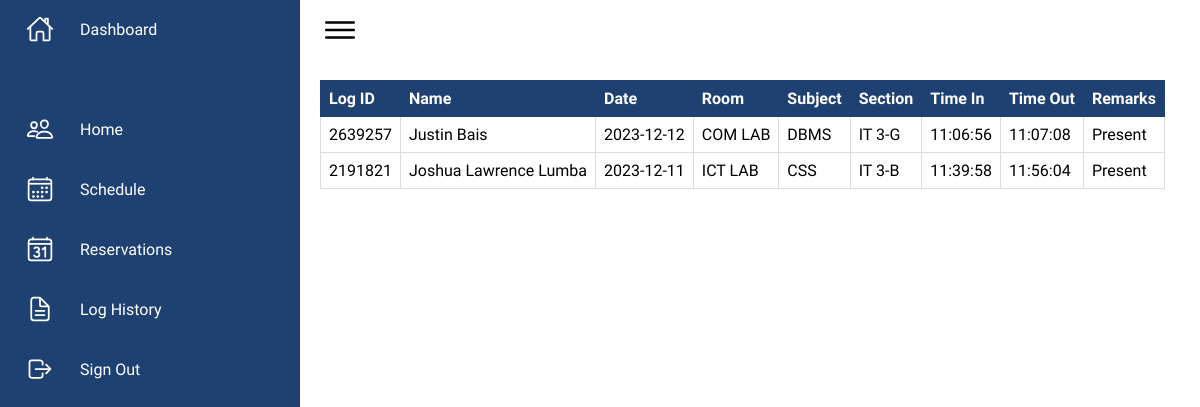
The page /dashboard/loghistory.php (signed in) on the database as committed earlier.
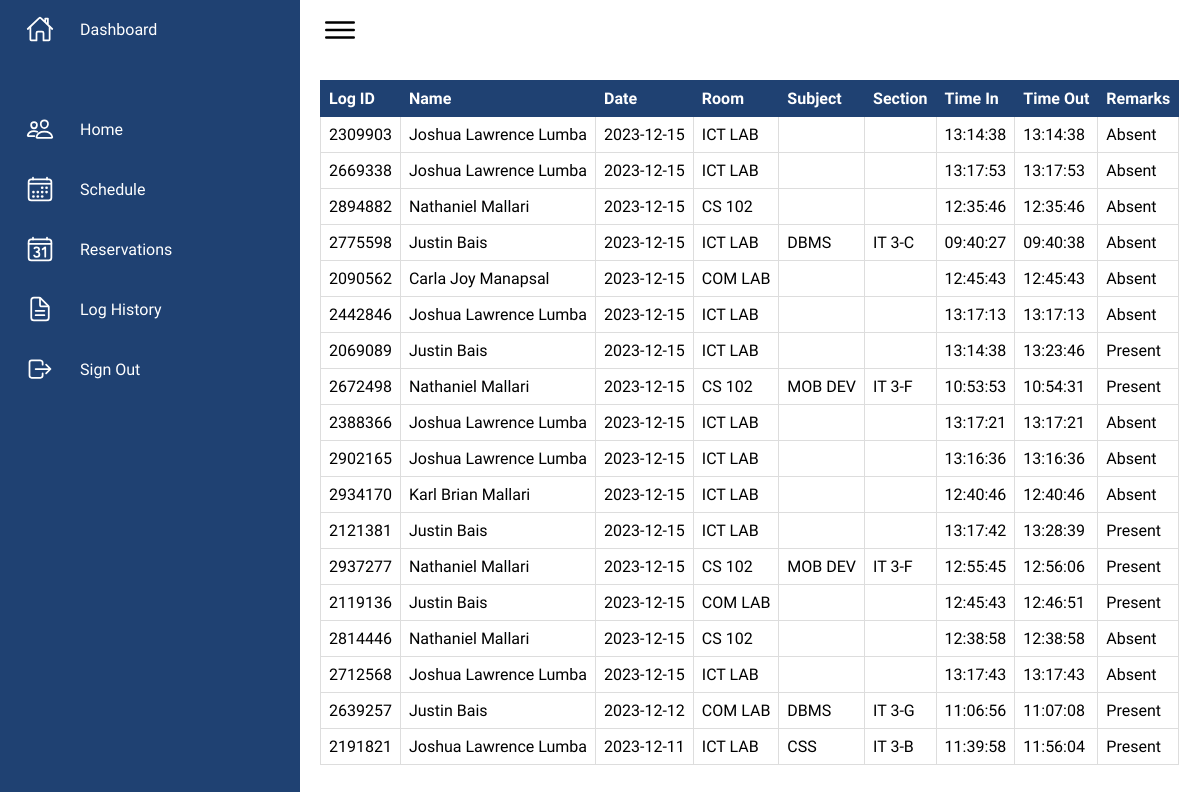
The same page on the database as committed later.
### tables this page shows
CREATE TABLE `ccs_log` (
  `log_id` int(11) NOT NULL,
  `prof_name` varchar(50) DEFAULT NULL,
  `room` varchar(20) DEFAULT NULL,
  `subject` varchar(20) DEFAULT NULL,
  `section` varchar(20) DEFAULT NULL,
  `log_date` date DEFAULT NULL,
  `time_start` time DEFAULT NULL,
  `time_end` time DEFAULT NULL,
  `remarks` varchar(20) DEFAULT NULL
);

### dashboard/loghistory.php (the view, shortened to what this page needs)
<?php
    require_once '../configuration/dbcon.php';
try{
    if(isset($_SESSION['ccs_id']) && $_SESSION['position'] == 'Admin'){
        $sql = "SELECT * FROM ccs_log ORDER BY log_date DESC LIMIT 25";
        $stmt = $pdo->prepare($sql);
        $stmt->execute();
        $result = $stmt->fetchAll(PDO::FETCH_ASSOC);
    }
    else{
        header("Location: ../user-dashboard/proflog.php");
        exit();
    }
}
catch(PDOException $e){
    $error_log = "Error: " . $e->getMessage();
    echo '<script>alert("' . $error_log . '"); window.location.href = "../index.php";</script>';
    exit();
}
?>
<!DOCTYPE html>
<html lang="en">
<head>
    <link rel="stylesheet" href="../styles/dashboardstruc.css">
</head>
<body>
<?php require '../navigation/admin-dashboard.php'?>
    <div class="main">
        <div class="topbar">
            <div class="toggle">
                <ion-icon name="menu-outline"></ion-icon>
            </div>
        </div>
            <div class="log">
                <table>
                    <thead>
                        <tr>
                            <th>Log ID</th>
                            <th>Name</th>
                            <th>Date</th>
                            <th>Room</th>
                            <th>Subject</th>
                            <th>Section</th>
                            <th>Time In</th>
                            <th>Time Out</th>
                            <th>Remarks</th>
                        </tr>
                    </thead>
                    <tbody>
                        <?php
                        foreach($result as $log){
                            echo "<tr>";
                            echo "<td>".$log['log_id']."</td>";
                            echo "<td>".$log['prof_name']."</td>";
                            echo "<td>".$log['log_date']."</td>";
                            echo "<td>".$log['room']."</td>";
                            echo "<td>".$log['subject']."</td>";
                            echo "<td>".$log['section']."</td>";
                            echo "<td>".$log['time_start']."</td>";
                            echo "<td>".$log['time_end']."</td>";
                            echo "<td>".$log['remarks']."</td>";
                            echo "</tr>";
                        }
                        ?>
                    </tbody>
                </table>
            </div>
    </div>
</body>
</html>

Rows that differ between the two databases and show on the page:
added ccs_log: log_id "2309903", prof_name "Joshua Lawrence Lumba", log_date "2023-12-15", room "ICT LAB", time_start "13:14:38", time_end "13:14:38", remarks "Absent"
added ccs_log: log_id "2669338", prof_name "Joshua Lawrence Lumba", log_date "2023-12-15", room "ICT LAB", time_start "13:17:53", time_end "13:17:53", remarks "Absent"
added ccs_log: log_id "2894882", prof_name "Nathaniel Mallari", log_date "2023-12-15", room "CS 102", time_start "12:35:46", time_end "12:35:46", remarks "Absent"
added ccs_log: log_id "2775598", prof_name "Justin Bais", log_date "2023-12-15", room "ICT LAB", subject "DBMS", section "IT 3-C", time_start "09:40:27", time_end "09:40:38", remarks "Absent"
added ccs_log: log_id "2090562", prof_name "Carla Joy Manapsal", log_date "2023-12-15", room "COM LAB", time_start "12:45:43", time_end "12:45:43", remarks "Absent"
added ccs_log: log_id "2442846", prof_name "Joshua Lawrence Lumba", log_date "2023-12-15", room "ICT LAB", time_start "13:17:13", time_end "13:17:13", remarks "Absent"
added ccs_log: log_id "2069089", prof_name "Justin Bais", log_date "2023-12-15", room "ICT LAB", time_start "13:14:38", time_end "13:23:46", remarks "Present"
added ccs_log: log_id "2672498", prof_name "Nathaniel Mallari", log_date "2023-12-15", room "CS 102", subject "MOB DEV", section "IT 3-F", time_start "10:53:53", time_end "10:54:31", remarks "Present"
added ccs_log: log_id "2388366", prof_name "Joshua Lawrence Lumba", log_date "2023-12-15", room "ICT LAB", time_start "13:17:21", time_end "13:17:21", remarks "Absent"
added ccs_log: log_id "2902165", prof_name "Joshua Lawrence Lumba", log_date "2023-12-15", room "ICT LAB", time_start "13:16:36", time_end "13:16:36", remarks "Absent"
added ccs_log: log_id "2934170", prof_name "Karl Brian Mallari", log_date "2023-12-15", room "ICT LAB", time_start "12:40:46", time_end "12:40:46", remarks "Absent"
added ccs_log: log_id "2121381", prof_name "Justin Bais", log_date "2023-12-15", room "ICT LAB", time_start "13:17:42", time_end "13:28:39", remarks "Present"
added ccs_log: log_id "2937277", prof_name "Nathaniel Mallari", log_date "2023-12-15", room "CS 102", subject "MOB DEV", section "IT 3-F", time_start "12:55:45", time_end "12:56:06", remarks "Present"
added ccs_log: log_id "2119136", prof_name "Justin Bais", log_date "2023-12-15", room "COM LAB", time_start "12:45:43", time_end "12:46:51", remarks "Present"
added ccs_log: log_id "2814446", prof_name "Nathaniel Mallari", log_date "2023-12-15", room "CS 102", time_start "12:38:58", time_end "12:38:58", remarks "Absent"
added ccs_log: log_id "2712568", prof_name "Joshua Lawrence Lumba", log_date "2023-12-15", room "ICT LAB", time_start "13:17:43", time_end "13:17:43", remarks "Absent"
